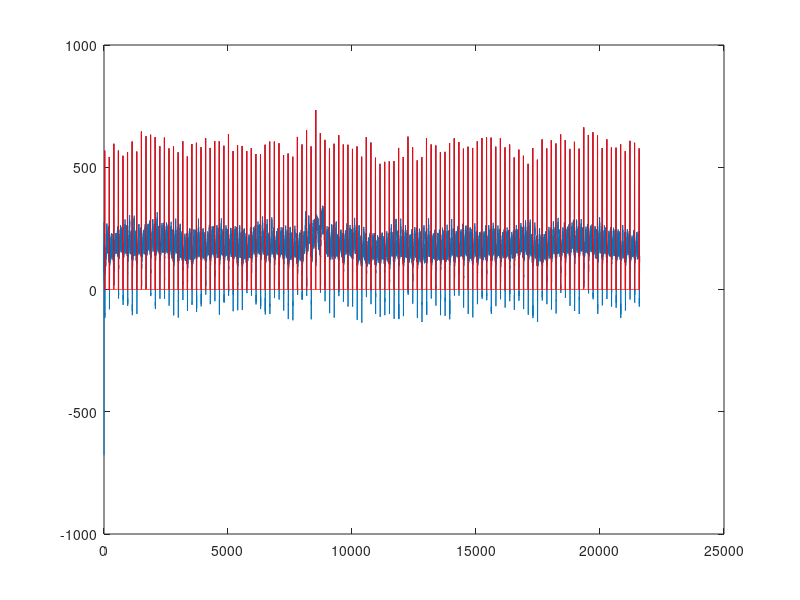

MATLAB code to generate this figure:
clear all; close all;

load('mgh009m.mat');
plot(val);
for i=1:length(val)
    if val(i)<350
        y(i)=0.0;
    else 
        y(i)=val(i);
    end
end

hold on;
plot(y,'r');

d(1:length(val))=0.0;
count=0.0;

for i=1:length(val)-1;
    
  d(i)=y(i)-y(i+1);
 
end

for i=1:length(val)-1;
    
  if d(i)<0.0 && d(i+1)>0
      
      count=count+1
      %RR(count)=t(i);
      end
  
end